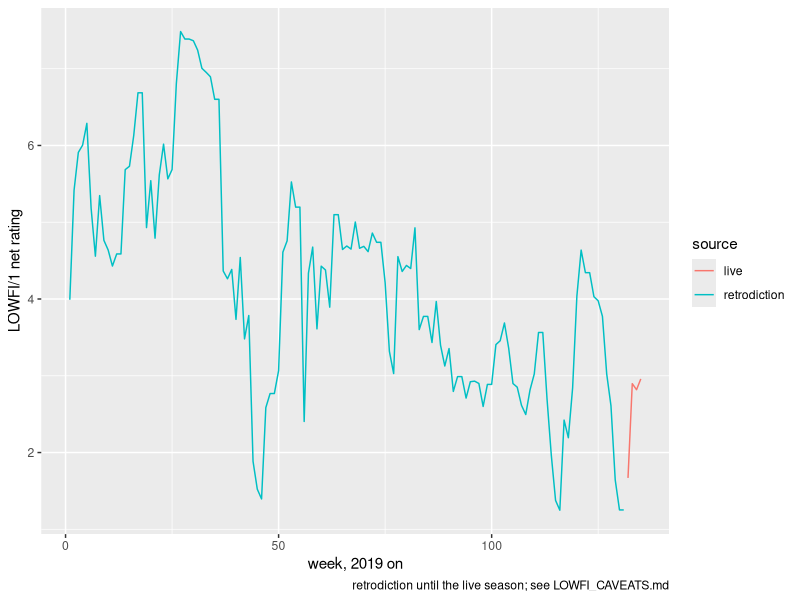

R code for this plot:
# One team's ratings over time, both models
library(tidyverse)

h <- read_csv("data/history/lowfi_history.csv")

h %>%
  filter(team == "KC", season >= 2019) %>%
  mutate(t = row_number()) %>%
  ggplot(aes(t, net_rating, color = source)) +
  geom_line() +
  labs(x = "week, 2019 on", y = "LOWFI/1 net rating",
       caption = "retrodiction until the live season; see LOWFI_CAVEATS.md")
